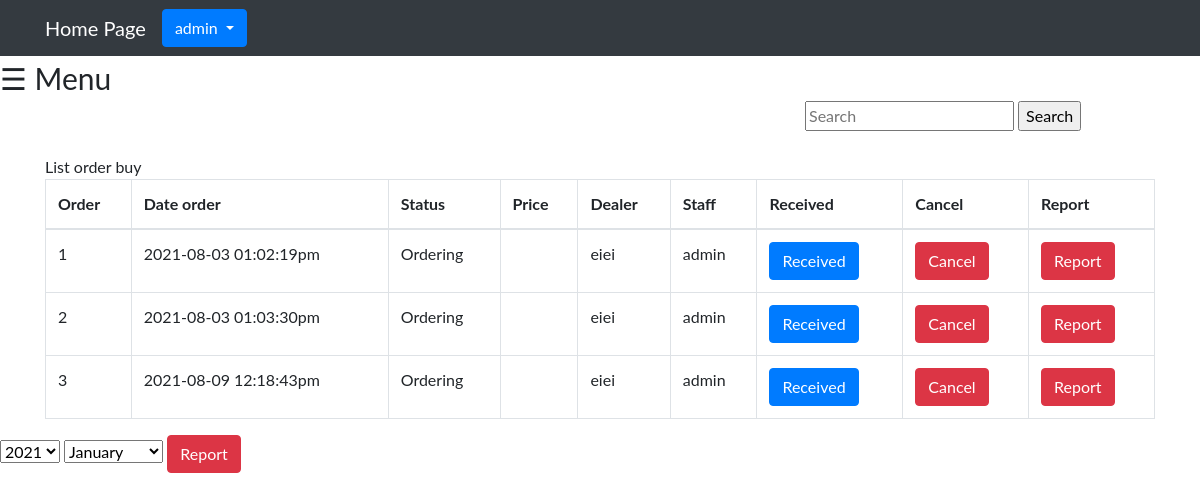
Before: /CheckOrder.php (signed in) with the older database file.
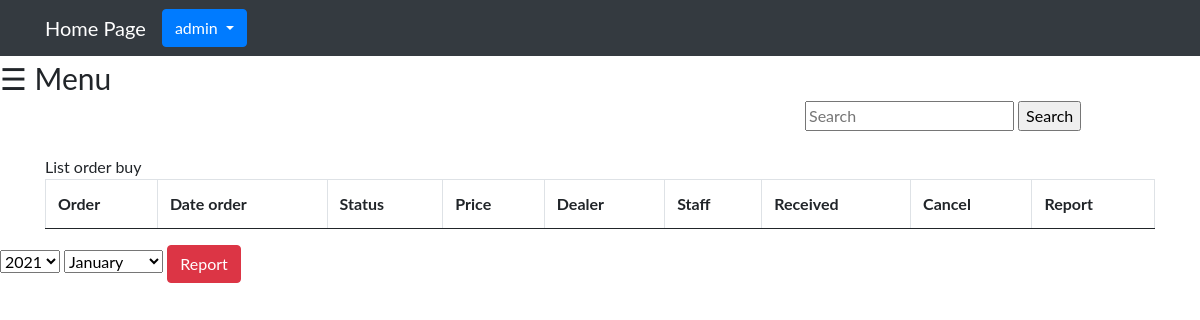
After: the same page with the newer database file.
### tables this page shows
CREATE TABLE `tbl_order` (
  `OrderId` int(11) NOT NULL,
  `OrderDate` varchar(255) DEFAULT NULL,
  `OrderStatus` varchar(255) DEFAULT NULL,
  `OrderPrice` int(11) DEFAULT NULL,
  `OrderTotal` int(11) DEFAULT NULL,
  `DealerId` int(11) DEFAULT NULL,
  `StaffName` varchar(255) DEFAULT NULL
);

CREATE TABLE `tbl_dealer` (
  `DealerId` int(11) NOT NULL,
  `DealerName` varchar(255) DEFAULT NULL,
  `DealerAddress` varchar(255) DEFAULT NULL,
  `DealerPhone` varchar(255) DEFAULT NULL,
  `ContractStart` date DEFAULT NULL,
  `ContractEnd` date DEFAULT NULL
);

### CheckOrder.php (the view, shortened to what this page needs)
<?php
     include('Connect.php');
?>
<!DOCTYPE html>
<html lang="en">
<head>
        <nav class="navbar navbar-expand-sm navbar-dark bg-dark">
            <div class="container">
                <a href="main.php" class="navbar-brand">Home Page</a>
                <div id="navbar1" class="collapse navbar-collapse">
                    <div class="dropdown">
                        <div id="navbar1" class="collapse navbar-collapse">
                            <ul class="navbar-nav ms-auto">
                                <button class="btn btn-primary dropdown-toggle" type="button" id="dropdownMenuButton" data-toggle="dropdown" aria-haspopup="true" aria-expanded="false"
                                ><?php echo $_SESSION['StaffName'] ?>
                                </button>
                            </ul>
                        </div>
                    </div>
                </div>
            </div>
        </nav>
</head>
<body>
        <?php
            include('slidebar.php');
        ?>
        <div class="container">
            <div class="row">
                    <div class="col-md-4 ms-auto">
                        <form action="OrderSearch.php" method="post">
                            <input type="text" name="textsearch" placeholder = "Search">
                            <input type="submit" name="submit" value="Search">
                        </form>
                    </div>
            </div>
        </div><br>
    <div class="container-sm">
        <table class="table table-bordered">
                <tr>
                    <th>Order</th>
                    <th>Date order</th>
                    <th>Status</th>
                    <th>Price</th>
                    <th>Dealer</th>
                    <th>Staff</th>
                    <th>Received</th>
                    <th>Cancel</th>
                    <th>Report</th>
                </tr>
            <tbody>
                <?php
                        $sql = "SELECT tbl_order.OrderId,tbl_order.OrderDate,tbl_order.OrderStatus,tbl_order.OrderPrice,tbl_order.OrderPrice,tbl_order.OrderTotal,tbl_order.StaffName,tbl_dealer.DealerName,tbl_dealer.DealerAddress
                        FROM tbl_order
                        INNER JOIN tbl_dealer ON tbl_order.DealerId = tbl_dealer.DealerId";
                        $result = $conn->query($sql);
                        $data = array();
                        while($row = $result->fetch_assoc()) {
                            $data[] = $row;
                        }
                        foreach($data as $key => $order){
                ?>
                    <tr>
                        <td><?php echo $order["OrderId"]; ?></td>
                        <td><?php echo $order["OrderDate"]; ?></td>
                        <td><?php echo $order["OrderStatus"]; ?></td>
                        <td><?php echo $order["OrderTotal"]; ?></td>
                        <td><?php echo $order["DealerName"]; ?></td>
                        <td><?php echo $order["StaffName"]; ?></td>
                        <td>
                            <form method = "POST" action = "Receiveddata.php">
                                <button type = "submit" value = "<?php echo $order["OrderId"]; ?>" name = "Received_id" class = "btn btn-primary"
                                    >Received
                                </button>
                            </form>
                        </td>
                        <td>
                            <form method = "POST" action = "CheckOrder.php">
                                <button type = "submit" value = "<?php echo $order["OrderId"]; ?>" name = "Cancel_id" class="btn btn-danger"
                                    >Cancel
                                </button>
                            </form>
                        </td>
                        <td>
                            <form method = "POST" action = "Reportorder.php">
                                <button type = "submit" value = "<?php echo $order["OrderId"]; ?>" name = "Report" class="btn btn-danger">Report</button>
                            </form>
                        </td>
                    </tr>
                    <?php
                }?>
            </tbody>
        </table>
    </div>
                        <form method = "POST" action = "Exportorder.php">
                            <select name="Year">
                                <option value="2021-">2021</option>
                            </select>
                            <select name="Month">
                                <option value="01">January</option>
                            </select>
                            <button type = "submit" value = "<?php echo $with["WithId"]; ?>" name = "Report" class="btn btn-danger">Report</button>
                        </form>
</body>
</html>

### slidebar.php (shortened to what this page needs)
<heaed>
  <link href="https://cdn.jsdelivr.net/npm/bootstrap@5.0.0-beta2/dist/css/bootstrap.min.css" rel="stylesheet">
  <link rel="stylesheet" href="bootstrap/bootstrap.css">
</head>
<body>
        <span style="font-size:30px;cursor:pointer" onclick="openNav()">&#9776; Menu</span>
</body>

### slidebar.php (style rules this page uses)
body { font-family: "Lato", sans-serif; }

Changed rows visible on the page:
removed tbl_order: OrderId "1", OrderDate "2021-08-03 01:02:19pm", OrderStatus "Ordering", DealerId.DealerName "eiei", StaffName "admin"
removed tbl_order: OrderId "2", OrderDate "2021-08-03 01:03:30pm", OrderStatus "Ordering", DealerId.DealerName "eiei", StaffName "admin"
removed tbl_order: OrderId "3", OrderDate "2021-08-09 12:18:43pm", OrderStatus "Ordering", DealerId.DealerName "eiei", StaffName "admin"
